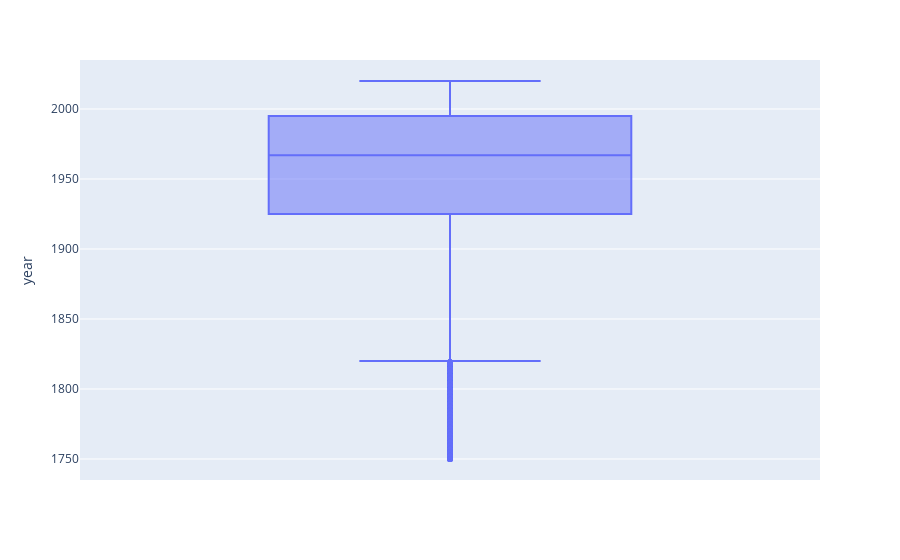

Write notebook code for a chart like this one.
### Code cell
check_outlier_px(df, 'year')

### Figure 1 — Plotly figure (JSON) as saved in the notebook; plotly's stock layout.template omitted (floating-point values rounded to 4 significant figures; data arrays with more than 128 entries replaced by an {"elided": "..."} marker saying what was removed)
{"data": [{"alignmentgroup": "True", "hovertemplate": "year=%{y}<extra></extra>", "legendgroup": "", "marker": {"color": "#636efa"}, "name": "", "notched": false, "offsetgroup": "", "orientation": "v", "showlegend": false, "type": "box", "x0": " ", "xaxis": "x", "y": {"elided": "25204 int values"}, "y0": " ", "yaxis": "y"}], "layout": {"boxmode": "group", "legend": {"tracegroupgap": 0}, "margin": {"t": 60}, "xaxis": {"anchor": "y", "domain": [0, 1]}, "yaxis": {"anchor": "x", "domain": [0, 1], "title": {"text": "year"}}}}
